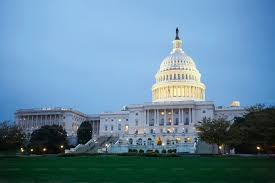
#> input picture openCV fun/opencv_env/images.jpg, 275 x 183 px
$ jupyter execute one.ipynb   (shell and % lines are left out)
#> lines starting #> are read from the running program, lines starting #| are printed output that depends on the picture
[cell 1]
import cv2

[cell 2]
import numpy as np
import matplotlib.pyplot as plt
from IPython.display import Image

[cell 3]
# Read image as gray scale.
cb_img = cv2.imread("images.jpg",0)
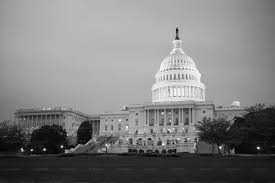
#> cb_img: shape (183, 275); min 0, max 255, mean 126.2

# Print the image data (pixel values), element of a 2D numpy array.
# Each pixel value is 8-bits [0,255]
print(cb_img)
#> (printed output is left out)

[cell 4]
Image(filename="images.jpg")

[cell 5]
print("image size ",cb_img.shape)
#| image size  (183, 275)
print("Data type of image is ", cb_img.dtype)
#| Data type of image is  uint8

[cell 6]
plt.imshow(cb_img)
#> (this line was passed over: IPython is not available in this run)

[cell 7]
plt.imshow(cb_img, cmap='gray')
#> (this line was passed over: IPython is not available in this run)

[cell 8]
cb_img_color = cv2.imread("images.jpg",1)
#> cb_img_color is the input picture: shape (183, 275, 3); mean B, G, R 157.2, 134.1, 98.8

# Print the image data (pixel values), element of a 2D numpy array.
# Each pixel value is 8-bits [0,255]
print(cb_img)
#> (printed output is left out)

[cell 9]
plt.imshow(cb_img_color)
#> (this line was passed over: IPython is not available in this run)

[cell 10]
coke_img_channels_reversed = cb_img_color[:, :, ::-1]
plt.imshow(coke_img_channels_reversed)
#> (this line was passed over: IPython is not available in this run)

[cell 11]
coke_img_channels_reversed = cb_img_color[:, ::-1]
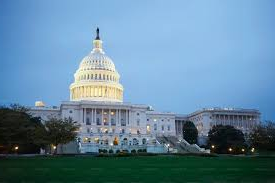
#> coke_img_channels_reversed: shape (183, 275, 3); mean B, G, R 157.2, 134.1, 98.8
plt.imshow(coke_img_channels_reversed)
#> (this line was passed over: IPython is not available in this run)

[cell 12]
img_rgb = cv2.cvtColor(cb_img_color, cv2.COLOR_BGR2RGB)

# Display the image

[cell 13]
plt.imshow(img_rgb)
#> (this line was passed over: IPython is not available in this run)

[cell 14]
img_NZ_bgr = cv2.imread("images.jpg",cv2.IMREAD_COLOR)
b,g,r = cv2.split(img_NZ_bgr)
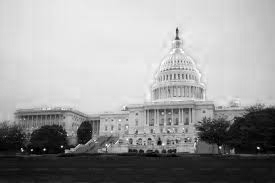
#> b: shape (183, 275); min 0, max 255, mean 157.2
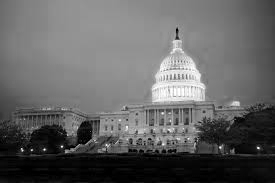
#> r: shape (183, 275); min 0, max 255, mean 98.8
plt.figure(figsize=[20,5])
#> (this line was passed over: IPython is not available in this run)
plt.subplot(141);plt.imshow(r,cmap='gray');plt.title("Red Channel");
plt.subplot(142);plt.imshow(g,cmap='gray');plt.title("Green Channel");
plt.subplot(143);plt.imshow(b,cmap='gray');plt.title("Blue Channel");

# Merge the individual channels into a BGR image
imgMerged = cv2.merge((b,g,r))
# Show the merged output
plt.subplot(144);plt.imshow(imgMerged[:,:,::-1]);plt.title("Merged Output");
#depends on intensity, so below red intensity is very high so means low content of red in overall picture
